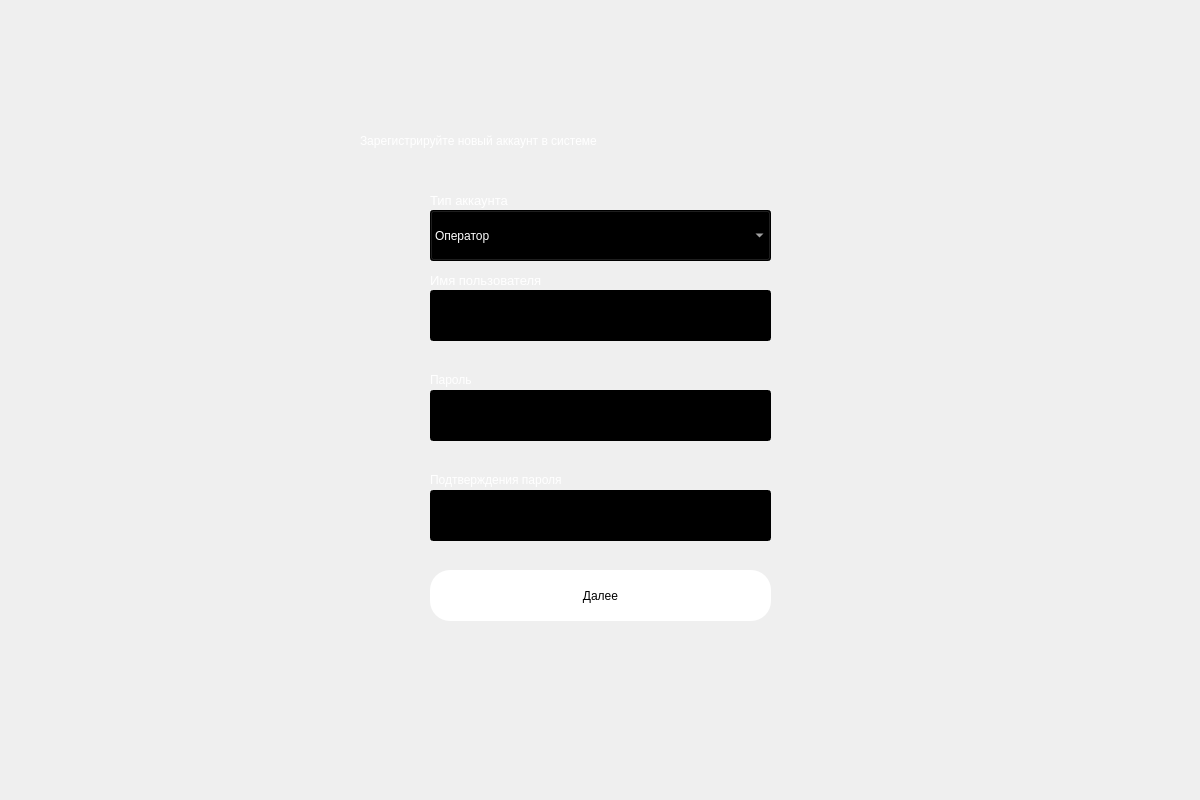
<?xml version="1.0" encoding="UTF-8"?>
<ui version="4.0">
 <class>Dialog</class>
 <widget class="QDialog" name="Dialog">
  <property name="geometry">
   <rect>
    <x>0</x>
    <y>0</y>
    <width>1200</width>
    <height>800</height>
   </rect>
  </property>
  <property name="windowTitle">
   <string>Dialog</string>
  </property>
  <widget class="QWidget" name="bgwidget" native="true">
   <property name="geometry">
    <rect>
     <x>-10</x>
     <y>0</y>
     <width>1201</width>
     <height>801</height>
    </rect>
   </property>
   <property name="styleSheet">
    <string notr="true">QWidget#bgwidget{
background-image: url(C:/Projects/Python/Course/Course/assets/militarybcnd.png);
					}</string>
   </property>
   <widget class="QLabel" name="label_2">
    <property name="geometry">
     <rect>
      <x>370</x>
      <y>120</y>
      <width>551</width>
      <height>41</height>
     </rect>
    </property>
    <property name="styleSheet">
     <string notr="true">font: 16pt &quot;MS Shell Dlg 2&quot;;color:rgb(255, 255, 255)</string>
    </property>
    <property name="text">
     <string>Зарегистрируйте новый аккаунт в системе</string>
    </property>
   </widget>
   <widget class="QPushButton" name="signup">
    <property name="geometry">
     <rect>
      <x>440</x>
      <y>570</y>
      <width>341</width>
      <height>51</height>
     </rect>
    </property>
    <property name="styleSheet">
     <string notr="true">border-radius:20px;
background-color: rgb(255, 255, 255);
color:rgb(0, 0, 0);
font: 14pt &quot;MS Shell Dlg 2&quot;;
</string>
    </property>
    <property name="text">
     <string>Далее</string>
    </property>
   </widget>
   <widget class="QLineEdit" name="loginfield">
    <property name="geometry">
     <rect>
      <x>440</x>
      <y>290</y>
      <width>341</width>
      <height>51</height>
     </rect>
    </property>
    <property name="styleSheet">
     <string notr="true">background-color:rgb(0,0,0);
color:rgb(255,255,255);
font: 12pt &quot;MS Shell Dlg 2&quot;;</string>
    </property>
   </widget>
   <widget class="QLineEdit" name="passwordfield">
    <property name="geometry">
     <rect>
      <x>440</x>
      <y>390</y>
      <width>341</width>
      <height>51</height>
     </rect>
    </property>
    <property name="styleSheet">
     <string notr="true">background-color:rgb(0,0,0);
color:rgb(255,255,255);
font: 12pt &quot;MS Shell Dlg 2&quot;;</string>
    </property>
   </widget>
   <widget class="QLabel" name="label_3">
    <property name="geometry">
     <rect>
      <x>440</x>
      <y>270</y>
      <width>151</width>
      <height>20</height>
     </rect>
    </property>
    <property name="font">
     <font>
      <family>MS Shell Dlg 2</family>
      <pointsize>10</pointsize>
      <italic>false</italic>
      <bold>false</bold>
     </font>
    </property>
    <property name="styleSheet">
     <string notr="true">color:rgb(255,255,255);
font: 10pt &quot;MS Shell Dlg 2&quot;;</string>
    </property>
    <property name="text">
     <string>Имя пользователя</string>
    </property>
   </widget>
   <widget class="QLabel" name="label_4">
    <property name="geometry">
     <rect>
      <x>440</x>
      <y>370</y>
      <width>81</width>
      <height>20</height>
     </rect>
    </property>
    <property name="styleSheet">
     <string notr="true">color:rgb(255,255,255);
font: 10pt &quot;MS Shell Dlg 2&quot;;</string>
    </property>
    <property name="text">
     <string>Пароль</string>
    </property>
   </widget>
   <widget class="QLabel" name="error">
    <property name="geometry">
     <rect>
      <x>440</x>
      <y>540</y>
      <width>341</width>
      <height>20</height>
     </rect>
    </property>
    <property name="styleSheet">
     <string notr="true">font: 12pt &quot;MS Shell Dlg 2&quot;; color:red;</string>
    </property>
    <property name="text">
     <string/>
    </property>
   </widget>
   <widget class="QLabel" name="label_5">
    <property name="geometry">
     <rect>
      <x>440</x>
      <y>470</y>
      <width>211</width>
      <height>20</height>
     </rect>
    </property>
    <property name="styleSheet">
     <string notr="true">color:rgb(255,255,255);
font: 10pt &quot;MS Shell Dlg 2&quot;;</string>
    </property>
    <property name="text">
     <string>Подтверждения пароля</string>
    </property>
   </widget>
   <widget class="QLineEdit" name="confirmpasswordfield">
    <property name="geometry">
     <rect>
      <x>440</x>
      <y>490</y>
      <width>341</width>
      <height>51</height>
     </rect>
    </property>
    <property name="styleSheet">
     <string notr="true">background-color:rgb(0,0,0);
color:rgb(255,255,255);
font: 12pt &quot;MS Shell Dlg 2&quot;;</string>
    </property>
   </widget>
   <widget class="QComboBox" name="type">
    <property name="geometry">
     <rect>
      <x>440</x>
      <y>210</y>
      <width>341</width>
      <height>51</height>
     </rect>
    </property>
    <property name="minimumSize">
     <size>
      <width>341</width>
      <height>51</height>
     </size>
    </property>
    <property name="maximumSize">
     <size>
      <width>341</width>
      <height>51</height>
     </size>
    </property>
    <property name="styleSheet">
     <string notr="true">background-color:rgb(0,0,0);
color:rgb(255,255,255);
font: 12pt &quot;MS Shell Dlg 2&quot;;</string>
    </property>
    <item>
     <property name="text">
      <string>Оператор</string>
     </property>
    </item>
    <item>
     <property name="text">
      <string>Администратор</string>
     </property>
    </item>
   </widget>
   <widget class="QLabel" name="label_6">
    <property name="geometry">
     <rect>
      <x>440</x>
      <y>190</y>
      <width>131</width>
      <height>20</height>
     </rect>
    </property>
    <property name="font">
     <font>
      <family>MS Shell Dlg 2</family>
      <pointsize>10</pointsize>
      <italic>false</italic>
      <bold>false</bold>
     </font>
    </property>
    <property name="styleSheet">
     <string notr="true">color:rgb(255,255,255);
font: 10pt &quot;MS Shell Dlg 2&quot;;</string>
    </property>
    <property name="text">
     <string>Тип аккаунта</string>
    </property>
    <property name="alignment">
     <set>Qt::AlignLeading|Qt::AlignLeft|Qt::AlignVCenter</set>
    </property>
   </widget>
  </widget>
 </widget>
 <resources/>
 <connections/>
</ui>
